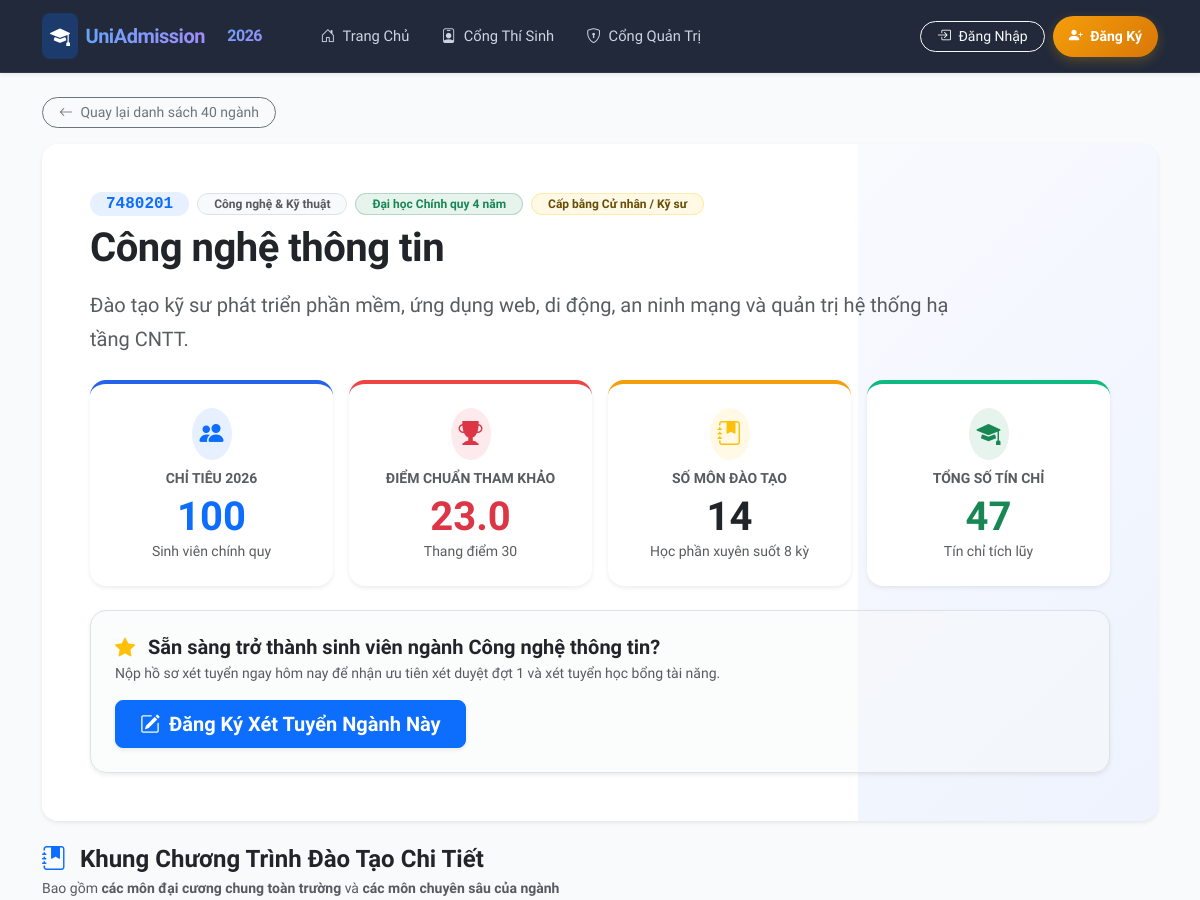
/majors/1 (upper part), run on an earlier commit of the app's database.
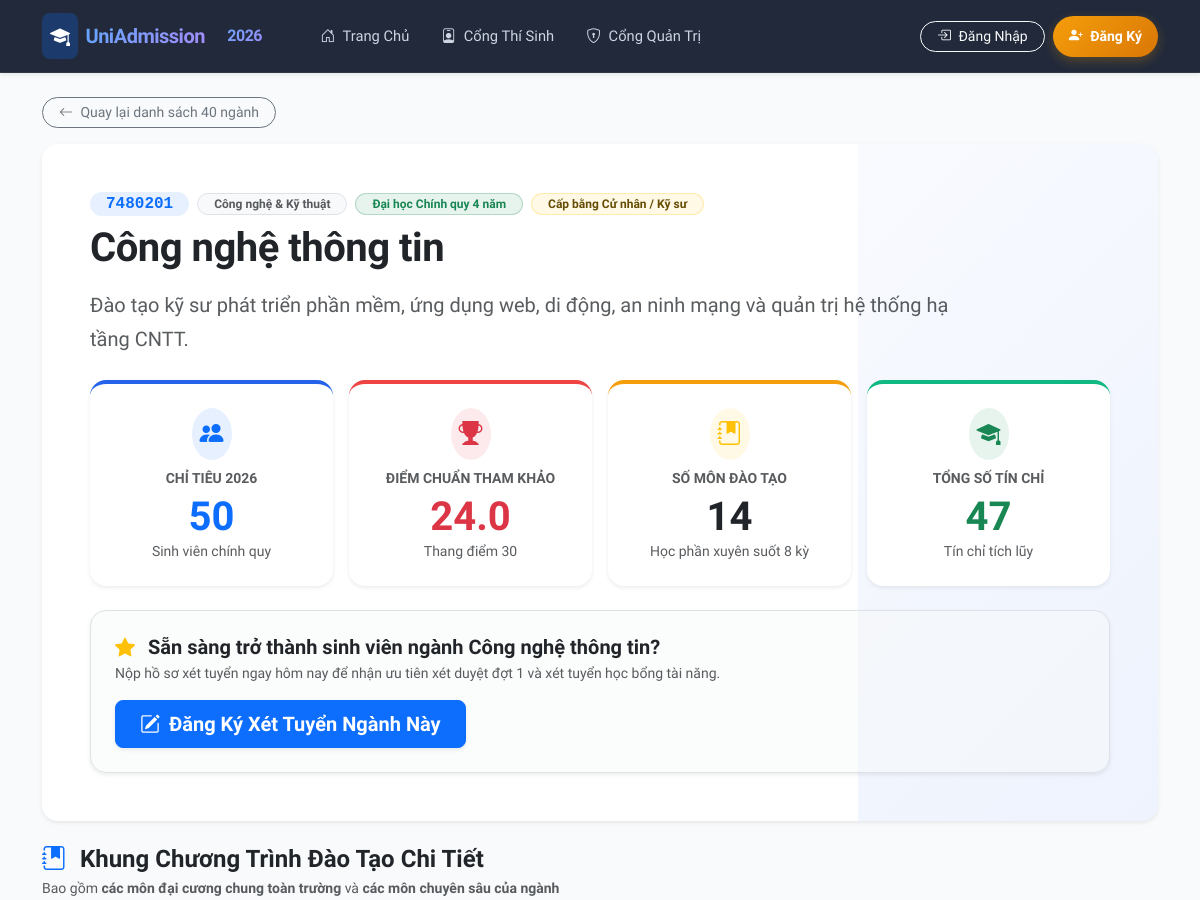
And on a later commit of the database.
### app/models.py (models this page shows)
class Major(Base):
    __tablename__ = "majors"
    id = Column(Integer, primary_key=True, index=True)
    code = Column(String(20), unique=True, index=True, nullable=False) # VD: 7480201 (CNTT)
    name = Column(String(200), nullable=False)                         # Công nghệ thông tin
    category = Column(String(100), default="Công nghệ & Kỹ thuật")     # Khối ngành
    description = Column(Text, nullable=True)                          # Giới thiệu ngành học & chuẩn đầu ra
    quota = Column(Integer, default=50)                               # Chỉ tiêu tuyển sinh
    benchmark_score = Column(Float, default=0.0)                      # Điểm chuẩn trúng tuyển (sau lọc ảo)
    applications = relationship("AdmissionApplication", back_populates="major", foreign_keys="[AdmissionApplication.major_id]")
    applications_nv2 = relationship("AdmissionApplication", back_populates="major_nv2", foreign_keys="[AdmissionApplication.major_nv2_id]")
    subjects = relationship("Subject", back_populates="major", cascade="all, delete-orphan")

### app/routers/web_views.py (the view)
@router.get("/majors/{major_id}")
def major_detail_page(major_id: int, request: Request, db: Session = Depends(get_db)):
    user = get_current_user(request, db)
    major = db.query(Major).filter(Major.id == major_id).first()
    if not major:
        raise HTTPException(status_code=404, detail="Không tìm thấy ngành học!")
    subjects = db.query(Subject).filter(Subject.major_id == major_id).order_by(Subject.semester, Subject.code).all()
    total_credits = sum(s.credits for s in subjects)
    return templates.TemplateResponse("major_detail.html", {
        "request": request,
        "user": user,
        "major": major,
        "subjects": subjects,
        "total_credits": total_credits
    })

### app/templates/major_detail.html (shortened to what the changed rows need)
{% extends "base.html" %}
{% block content %}
<div class="mb-4">
    <div class="card card-modern p-4 p-lg-5 bg-white border-0 shadow-sm mb-4 position-relative overflow-hidden">
        <div class="position-relative">
            <div class="d-flex align-items-center gap-2 mb-2 flex-wrap">
                <span class="badge bg-primary bg-opacity-10 text-primary font-monospace fs-6 px-3 py-1 rounded-pill fw-bold">{{ major.code }}</span>
                <span class="badge bg-light text-muted border px-3 py-1 rounded-pill">{{ major.category }}</span>
                <span class="badge bg-success bg-opacity-10 text-success border border-success border-opacity-25 px-3 py-1 rounded-pill">Đại học Chính quy 4 năm</span>
                <span class="badge bg-warning bg-opacity-10 text-warning-emphasis border border-warning border-opacity-25 px-3 py-1 rounded-pill">Cấp bằng Cử nhân / Kỹ sư</span>
            </div>
            <h2 class="display-6 fw-bold text-dark mb-3 mt-1" style="letter-spacing: -0.5px;">{{ major.name }}</h2>
            <p class="text-muted fs-5 mb-4" style="line-height: 1.7; max-width: 900px;">{{ major.description }}</p>
            <div class="row g-3 mb-4">
                <div class="col-6 col-md-3">
                    <div class="card card-modern p-3 p-md-4 border-0 shadow-sm text-center h-100 bg-white" style="border-top: 4px solid #2563eb !important;">
                        <div class="d-inline-flex p-2 rounded-circle bg-primary bg-opacity-10 text-primary mb-2 mx-auto">
                            <i class="bi bi-people-fill fs-4"></i>
                        </div>
                        <div class="small text-muted text-uppercase fw-semibold mb-1">Chỉ tiêu 2026</div>
                        <div class="display-6 fw-bold text-primary mb-0">{{ major.quota }}</div>
                        <div class="small text-muted">Sinh viên chính quy</div>
                    </div>
                </div>
                <div class="col-6 col-md-3">
                    <div class="card card-modern p-3 p-md-4 border-0 shadow-sm text-center h-100 bg-white" style="border-top: 4px solid #ef4444 !important;">
                        <div class="d-inline-flex p-2 rounded-circle bg-danger bg-opacity-10 text-danger mb-2 mx-auto">
                            <i class="bi bi-trophy-fill fs-4"></i>
                        </div>
                        <div class="small text-muted text-uppercase fw-semibold mb-1">Điểm chuẩn tham khảo</div>
                        <div class="display-6 fw-bold text-danger mb-0">{{ major.benchmark_score if major.benchmark_score > 0 else '24.5' }}</div>
                        <div class="small text-muted">Thang điểm 30</div>
                    </div>
                </div>
                <div class="col-6 col-md-3">
                </div>
                <div class="col-6 col-md-3">
                </div>
            </div>
            <div class="card p-4 border rounded-4 bg-light bg-opacity-50 shadow-sm">
                <div class="d-flex justify-content-between align-items-center flex-wrap gap-3">
                    <div>
                        <h5 class="fw-bold text-dark mb-1"><i class="bi bi-star-fill text-warning me-2"></i> Sẵn sàng trở thành sinh viên ngành {{ major.name }}?</h5>
                        <p class="text-muted small mb-0">Nộp hồ sơ xét tuyển ngay hôm nay để nhận ưu tiên xét duyệt đợt 1 và xét tuyển học bổng tài năng.</p>
                    </div>
                </div>
            </div>
        </div>
    </div>
</div>
{% endblock %}

What changed in the data, as far as the page shows it:
changed Major "Công nghệ thông tin": quota "100" → "50"; benchmark_score "23.0" → "24.0"
